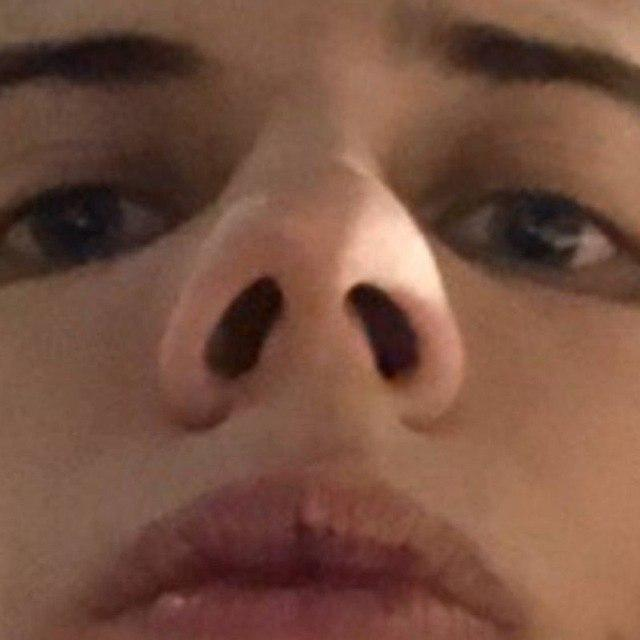
#> input picture images/inputs/input.jpg, 640 x 640 px
$ python run_radon_transform_test.py
#> lines starting #> are read from the running program, lines starting #| are printed output that depends on the picture
### radon_transform.py
import cv2
import numpy as np
from numpy import typing as npt

NDArray = npt.NDArray
MAX_N_ANGLES = 721


def radon(image: NDArray, rhos: NDArray):
    assert len(rhos) > 0
    assert len(rhos) < MAX_N_ANGLES

    n_angles = len(rhos)

    if image.ndim > 2:
        image = _bgr_to_grayscale(image)

    padded_image, pad_width = _resize_and_pad(image)

    h, w = padded_image.shape[:2]
    cx, cy = w // 2, h // 2
    sinogram_image = np.zeros((n_angles, h))

    for i, rho in enumerate(rhos):
        rotation_matrix = cv2.getRotationMatrix2D((cx, cy), rho, 1.0)
        rotated_image = cv2.warpAffine(padded_image, rotation_matrix, padded_image.shape[:2])
        sinogram_image[i, :] = rotated_image.sum(axis=0)

    # sinogram_image = sinogram_image[:, pad_width:-(pad_width + 1 * (pad_width % 2))]
    return sinogram_image


def _resize_and_pad(image: NDArray):
    side = max(image.shape)
    image = cv2.resize(image, (side, side))
    diag = np.sqrt(image.shape[0]**2 + image.shape[1]**2)
    pad_width = int(diag - image.shape[0]) // 2
    padded_image = np.pad(
        image,
        pad_width=[
            (pad_width, pad_width + 1 * (pad_width % 2)),
            (pad_width, pad_width + 1 * (pad_width % 2))
        ]
    )

    return padded_image, pad_width


def _bgr_to_grayscale(image: NDArray) -> NDArray:
    return cv2.cvtColor(image, cv2.COLOR_BGR2GRAY)

### run_radon_transform_test.py
import os
import cv2
import numpy as np
from matplotlib import pyplot as plt

from radon_transform import radon


if __name__ == '__main__':
    base_path = os.path.abspath(os.path.dirname(__file__))
    inputs_dir = os.path.join(base_path, 'images', 'inputs')
    outputs_dir = os.path.join(base_path, 'images', 'outputs')

    image = cv2.imread(os.path.join(inputs_dir, 'input.jpg'))
#> image is the input picture: shape (640, 640, 3); mean B, G, R 64.6, 81, 119.5

    for n_angles in [30, 90, 180, 360]:
        rhos = np.linspace(0, 180, n_angles, endpoint=False)
        sinogram = radon(image, rhos)

        plt.imshow(sinogram, cmap='gray')
        plt.title(f'{n_angles} angles')
        plt.yticks(
            list(range(0, n_angles, 20)),
            labels=np.linspace(0, 180, n_angles, endpoint=False)[list(range(0, n_angles, 20))]
        )
        plt.show()

        sinogram = (sinogram / sinogram.max() * 255).astype(np.uint8)

        output_dir = os.path.join(outputs_dir, f'{n_angles}_angles')
        os.makedirs(output_dir, exist_ok=True)
        cv2.imwrite(os.path.join(output_dir, 'sinogram.jpg'), sinogram)
        np.save(os.path.join(output_dir, 'angles.npy'), rhos)
#> this loop made 4 passes
#> pass 1, in radon, `image = _bgr_to_grayscale(image)`:
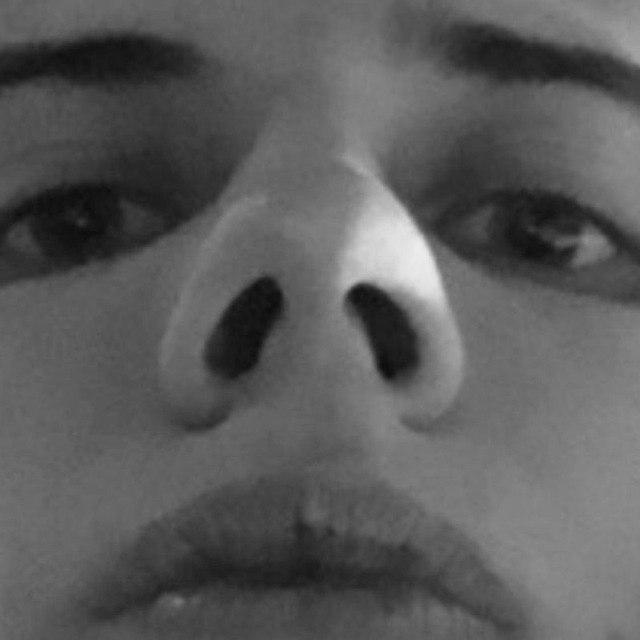
#> image: shape (640, 640); min 8, max 239, mean 90.6
#> pass 1, in _resize_and_pad, `padded_image = np.pad( image, pad_width=[ (pad_width, pad_width + 1 * ..`:
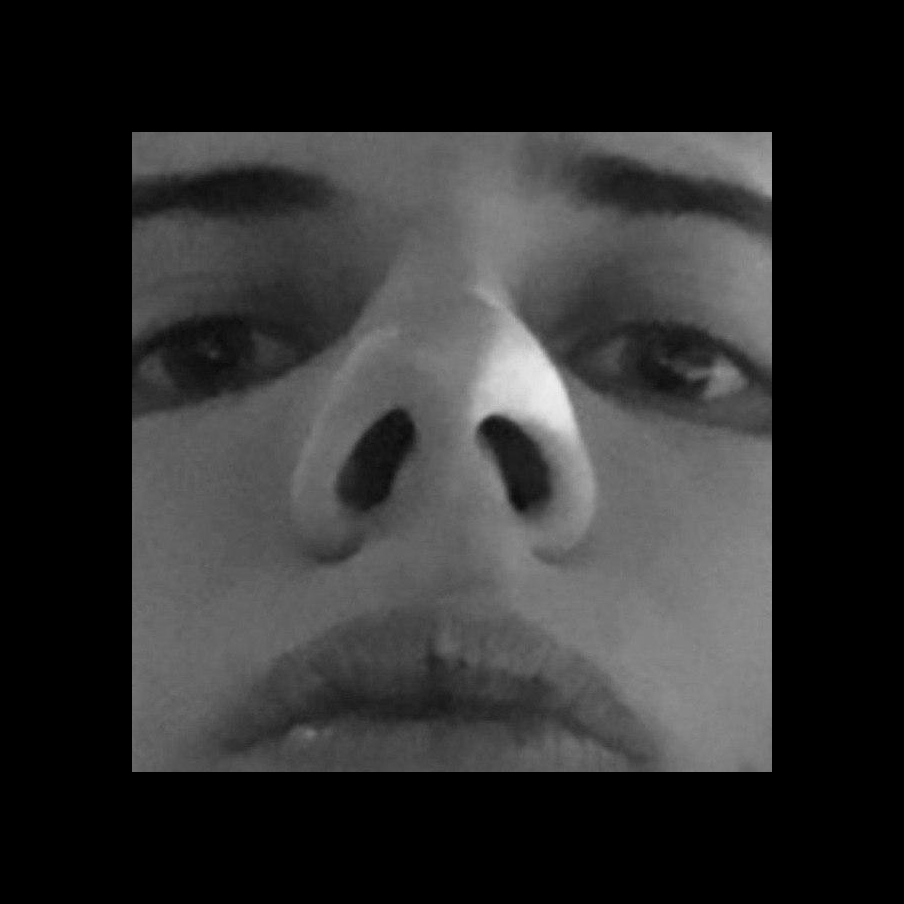
#> padded_image: shape (904, 904); min 0, max 239, mean 45.4
#> pass 1, `plt.show()`:
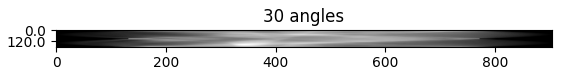
#> figure drawn by matplotlib, 1 panel
#> pass 2, `sinogram = radon(image, rhos)`:
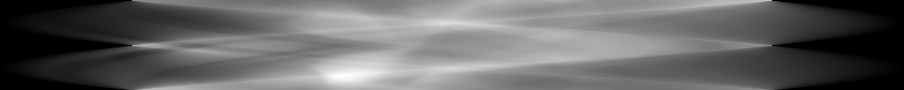
#> sinogram: shape (90, 904) float64; min 0, max 102411, mean 41073.7; drawn with min black and max white
